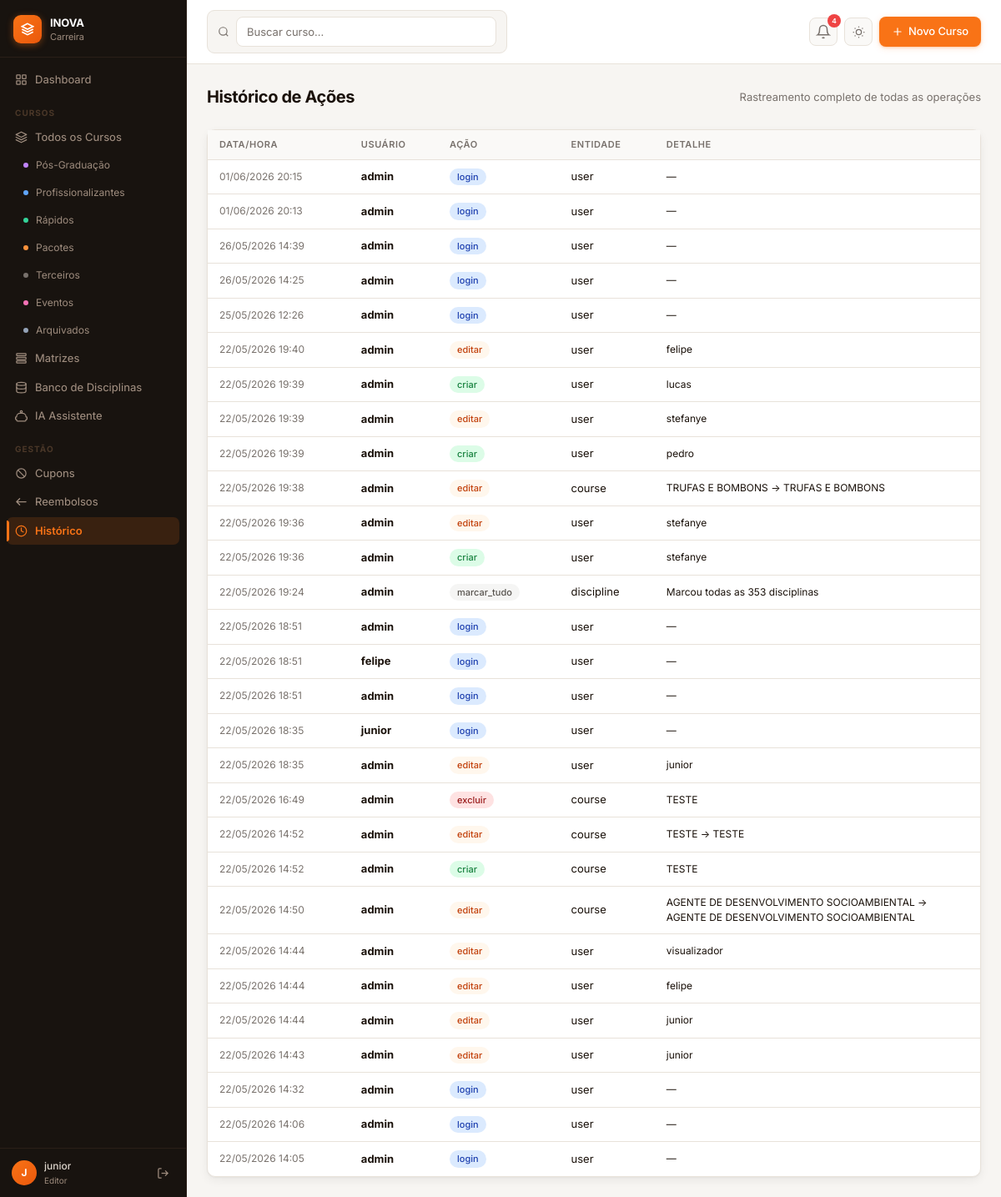
Page /historico (signed in) on the earlier database version.
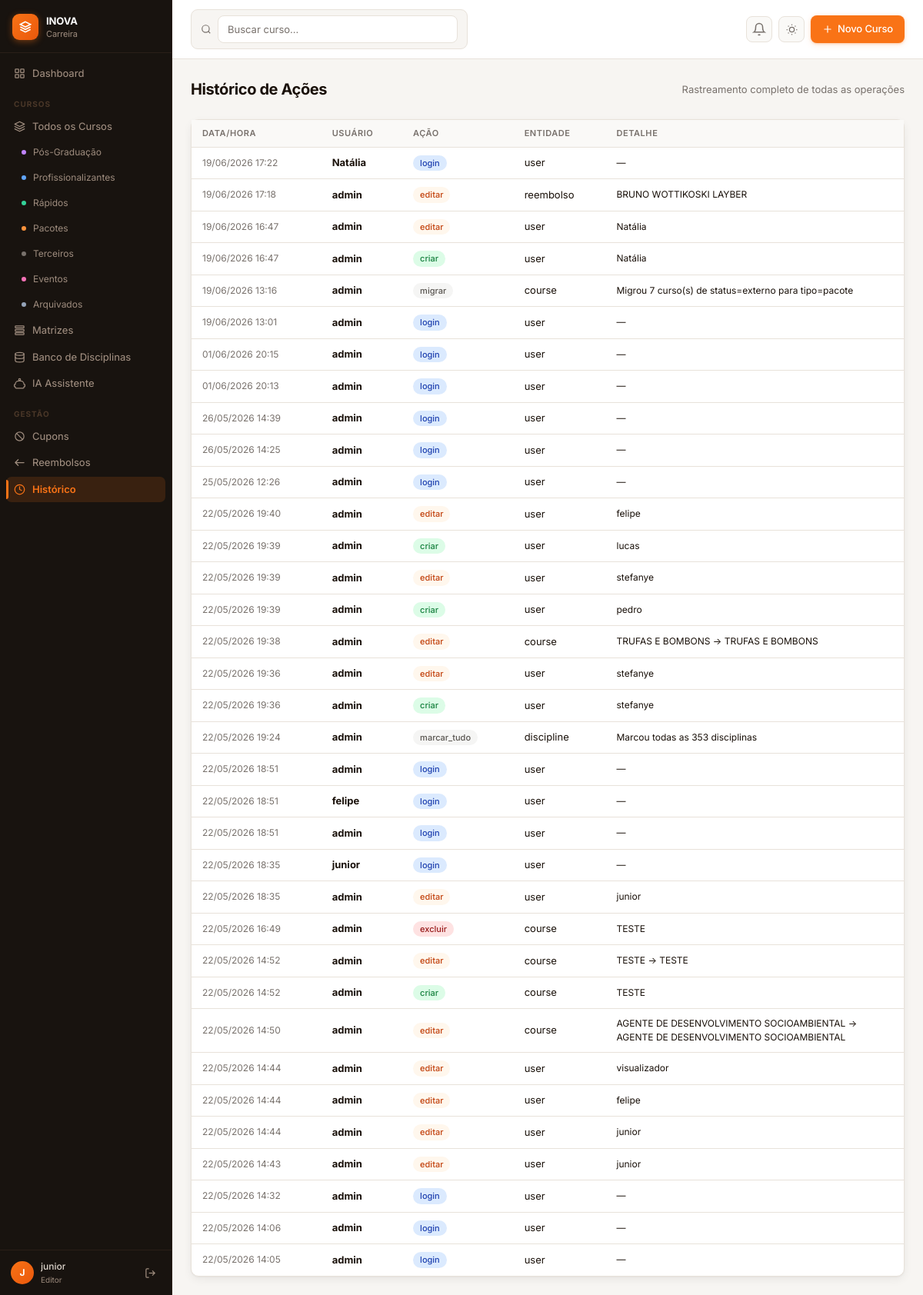
Same page on the later database version.
### app.py (models this page shows, shortened)
class User(db.Model):
    id           = db.Column(db.Integer, primary_key=True)
    username     = db.Column(db.String(80), unique=True, nullable=False)
    password     = db.Column(db.String(200), nullable=False)
    role         = db.Column(db.String(20), default='viewer')  # admin, editor, viewer
    permissoes   = db.Column(db.Text, default='{}')  # JSON com permissoes especificas
    created_at   = db.Column(db.DateTime, default=datetime.utcnow)
    def _p(self):
        try:
            return json.loads(self.permissoes or '{}')
        except:
            return {}
    def can_manage_cupons(self):
        if self.role == 'admin': return True
        if self._p().get('block_cupons'): return False
        return self.role == 'editor' or self._p().get('cupons_gerenciar', False)
    def can_manage_reembolsos(self):
        if self.role == 'admin': return True
        if self._p().get('block_reembolsos'): return False
        return self.role == 'editor' or self._p().get('reembolsos_gerenciar', False)
    def can_view_historico(self):
        if self.role == 'admin': return True
        if self._p().get('block_historico'): return False
        return self.role == 'editor' or self._p().get('historico_ver', False)

class AuditLog(db.Model):
    id         = db.Column(db.Integer, primary_key=True)
    user_id    = db.Column(db.Integer, db.ForeignKey('user.id'))
    username   = db.Column(db.String(80))
    action     = db.Column(db.String(50))   # criar, editar, excluir, login
    entity     = db.Column(db.String(50))   # course, user, cupom
    entity_id  = db.Column(db.Integer)
    detail     = db.Column(db.Text)         # JSON do que mudou
    timestamp  = db.Column(db.DateTime, default=datetime.utcnow)

### app.py (the view)
@app.route('/historico')
@perm_check('can_view_historico')
def historico():
    page = request.args.get('page', 1, type=int)
    logs = AuditLog.query.order_by(AuditLog.timestamp.desc()).paginate(page=page, per_page=50)
    return render_template('historico.html', logs=logs)

### app.py (called while the page is built, shortened)
def perm_check(check_fn_name):
    def decorator(f):
        @wraps(f)
        def decorated(*args, **kwargs):
            if 'user_id' not in session:
                return redirect(url_for('login'))
            u = User.query.get(session['user_id'])
            if not u or not getattr(u, check_fn_name)():
                flash('Você não tem permissão para acessar esta seção.', 'danger')
                return redirect(url_for('dashboard'))
            return f(*args, **kwargs)
        return decorated
    return decorator

@app.context_processor
def inject_now():
    return {'now': datetime.now}

@app.before_request
def ensure_db():
    global _db_ready

### templates/historico.html (shortened to what this page needs)
{% extends 'base.html' %}
{% block content %}
<div class="page">
  <div class="page-header">
    <div class="page-title">Histórico de Ações</div>
    <div class="page-subtitle">Rastreamento completo de todas as operações</div>
  </div>
  <div class="card">
    <div class="table-wrapper">
      <table>
        <thead><tr><th>Data/Hora</th><th>Usuário</th><th>Ação</th><th>Entidade</th><th>Detalhe</th></tr></thead>
        <tbody>
          {% for log in logs.items %}
          <tr>
            <td style="font-size:12px;color:var(--text-muted);white-space:nowrap">{{ log.timestamp.strftime('%d/%m/%Y %H:%M') }}</td>
            <td><strong>{{ log.username }}</strong></td>
            <td>
              {% if log.action == 'criar' %}<span class="badge badge-ativo">criar</span>
              {% elif log.action == 'editar' %}<span class="badge badge-em_edicao">editar</span>
              {% elif log.action in ['excluir','arquivar'] %}<span class="badge badge-descontinuado">{{ log.action }}</span>
              {% elif log.action == 'login' %}<span class="badge badge-profissionalizante">login</span>
              {% else %}<span class="badge badge-oculto">{{ log.action }}</span>
              {% endif %}
            </td>
            <td>{{ log.entity }}</td>
            <td style="font-size:12px;max-width:300px">{{ log.detail or '—' }}</td>
          </tr>
          {% else %}
          <tr><td colspan="5" style="text-align:center;color:var(--text-muted);padding:32px">Nenhum registro.</td></tr>
          {% endfor %}
        </tbody>
      </table>
    </div>
  </div>
</div>
{% endblock %}

### templates/base.html (shortened to what this page needs)
<!DOCTYPE html>
<html lang="pt-BR" data-theme="light">
<head>
  <link rel="stylesheet" href="{{ url_for('static', filename='css/style.css') }}">
</head>
<body>
<div class="app-layout">
  <aside class="sidebar">
    <div class="sidebar-logo">
      <div class="logo-icon">
        <svg viewBox="0 0 24 24" fill="none" stroke="#fff" stroke-width="2.5" style="width:16px;height:16px">
          <path d="M12 2L2 7l10 5 10-5-10-5zM2 17l10 5 10-5M2 12l10 5 10-5"/>
        </svg>
      </div>
      <span class="logo-text">INOVA<br><small>Carreira</small></span>
    </div>
    <nav class="sidebar-nav">
      <a href="{{ url_for('dashboard') }}" class="nav-item {% if request.endpoint=='dashboard' %}active{% endif %}">
        <svg viewBox="0 0 24 24"><rect x="3" y="3" width="7" height="7" rx="1"/><rect x="14" y="3" width="7" height="7" rx="1"/><rect x="3" y="14" width="7" height="7" rx="1"/><rect x="14" y="14" width="7" height="7" rx="1"/></svg>
        Dashboard
      </a>
      <div class="nav-section">CURSOS</div>
      {% set cur_tipo = request.args.get('tipo', c.tipo if (request.endpoint == 'curso_detalhe' and c is defined) else '') %}
      {% set em_curso = request.endpoint in ['cursos','curso_detalhe','curso_novo','curso_editar'] %}
      <a href="{{ url_for('cursos') }}" class="nav-item {% if em_curso and not cur_tipo %}active{% endif %}">
        <svg viewBox="0 0 24 24"><path d="M12 2L2 7l10 5 10-5-10-5zM2 17l10 5 10-5M2 12l10 5 10-5"/></svg>
        Todos os Cursos
      </a>
      <a href="{{ url_for('cursos', tipo='pos') }}" class="nav-item nav-sub {% if em_curso and cur_tipo=='pos' %}active{% endif %}">
        <span class="dot dot-purple"></span> Pós-Graduação
      </a>
      <a href="{{ url_for('cursos', tipo='profissionalizante') }}" class="nav-item nav-sub {% if em_curso and cur_tipo=='profissionalizante' %}active{% endif %}">
        <span class="dot dot-blue"></span> Profissionalizantes
      </a>
      <a href="{{ url_for('cursos', tipo='rapido') }}" class="nav-item nav-sub {% if em_curso and cur_tipo=='rapido' %}active{% endif %}">
        <span class="dot dot-green"></span> Rápidos
      </a>
      <a href="{{ url_for('pacotes') }}" class="nav-item nav-sub {% if request.endpoint=='pacotes' %}active{% endif %}">
        <span class="dot dot-orange"></span> Pacotes
      </a>
      <a href="{{ url_for('cursos', tipo='terceiros') }}" class="nav-item nav-sub {% if em_curso and cur_tipo=='terceiros' %}active{% endif %}">
        <span class="dot dot-gray"></span> Terceiros
      </a>
      <a href="{{ url_for('cursos', tipo='evento') }}" class="nav-item nav-sub {% if em_curso and cur_tipo=='evento' %}active{% endif %}">
        <span class="dot dot-pink"></span> Eventos
      </a>
      {% set cur_status = request.args.get('status','') %}
      <a href="{{ url_for('cursos', status='descontinuado') }}" class="nav-item nav-sub {% if em_curso and cur_status=='descontinuado' %}active{% endif %}">
        <span class="dot" style="background:#94a3b8"></span> Arquivados
      </a>
      <a href="{{ url_for('matrizes') }}" class="nav-item {% if request.endpoint in ['matrizes','matrizes_relatorio'] %}active{% endif %}">
        <svg viewBox="0 0 24 24"><rect x="3" y="3" width="18" height="4" rx="1"/><rect x="3" y="10" width="18" height="4" rx="1"/><rect x="3" y="17" width="18" height="4" rx="1"/></svg>
        Matrizes
      </a>
      <a href="{{ url_for('banco_disciplinas') }}" class="nav-item {% if request.endpoint=='banco_disciplinas' %}active{% endif %}">
        <svg viewBox="0 0 24 24"><ellipse cx="12" cy="5" rx="9" ry="3"/><path d="M21 12c0 1.66-4 3-9 3s-9-1.34-9-3"/><path d="M3 5v14c0 1.66 4 3 9 3s9-1.34 9-3V5"/></svg>
        Banco de Disciplinas
      </a>
      <a href="{{ url_for('ia_assistente') }}" class="nav-item {% if request.endpoint=='ia_assistente' %}active{% endif %}">
        <svg viewBox="0 0 24 24"><path d="M12 2a2 2 0 0 1 2 2c0 .74-.4 1.39-1 1.73V7h1a7 7 0 0 1 7 7h1a1 1 0 0 1 1 1v3a1 1 0 0 1-1 1h-1v1a2 2 0 0 1-2 2H5a2 2 0 0 1-2-2v-1H2a1 1 0 0 1-1-1v-3a1 1 0 0 1 1-1h1a7 7 0 0 1 7-7h1V5.73c-.6-.34-1-.99-1-1.73a2 2 0 0 1 2-2z"/></svg>
        IA Assistente
      </a>
      {% if can_cupons or can_reembolsos or can_historico %}
      <div class="nav-section">GESTÃO</div>
      {% endif %}
      {% if can_cupons %}
      <a href="{{ url_for('cupons') }}" class="nav-item {% if 'cupom' in request.endpoint %}active{% endif %}">
        <svg viewBox="0 0 24 24"><path d="M7 7h.01M17 17h.01M3 12a9 9 0 1 0 18 0 9 9 0 0 0-18 0M7 7l10 10"/></svg>
        Cupons
      </a>
      {% endif %}
      {% if can_reembolsos %}
      <a href="{{ url_for('reembolsos') }}" class="nav-item {% if 'reembolso' in request.endpoint %}active{% endif %}">
        <svg viewBox="0 0 24 24"><path d="M3 12h18M3 12l6-6M3 12l6 6"/></svg>
        Reembolsos
      </a>
      {% endif %}
      {% if can_historico %}
      <a href="{{ url_for('historico') }}" class="nav-item {% if request.endpoint=='historico' %}active{% endif %}">
        <svg viewBox="0 0 24 24"><circle cx="12" cy="12" r="10"/><path d="M12 6v6l4 2"/></svg>
        Histórico
      </a>
      {% endif %}
    </nav>
    <div class="sidebar-footer">
      <div class="user-info">
        <div class="user-avatar">{{ session.username[0]|upper }}</div>
        <div>
          <div class="user-name">{{ session.username }}</div>
          <div class="user-role">{{ session.role }}</div>
        </div>
      </div>
      <a href="{{ url_for('logout') }}" class="logout-btn" title="Sair">
        <svg viewBox="0 0 24 24"><path d="M9 21H5a2 2 0 0 1-2-2V5a2 2 0 0 1 2-2h4"/><polyline points="16 17 21 12 16 7"/><line x1="21" y1="12" x2="9" y2="12"/></svg>
      </a>
    </div>
  </aside>
  <main class="main-content">
    <div class="topbar">
      <div class="search-bar">
        <svg viewBox="0 0 24 24" fill="none" stroke="currentColor" stroke-width="2"><circle cx="11" cy="11" r="8"/><path d="m21 21-4.35-4.35"/></svg>
        <input type="text" id="globalSearch" placeholder="Buscar curso..." autocomplete="off">
      </div>
      <div class="topbar-actions">
        <div class="notif-wrap">
          {% set total_badge = (notif_count + admin_finalizado_count) if session.role == 'admin' else notif_count %}
          <button class="theme-toggle" id="notifBtn" onclick="toggleNotif(event)" title="Notificações" style="position:relative">
            <svg viewBox="0 0 24 24" fill="none" stroke="currentColor" stroke-width="2" style="width:18px;height:18px">
              <path d="M18 8A6 6 0 0 0 6 8c0 7-3 9-3 9h18s-3-2-3-9"/>
              <path d="M13.73 21a2 2 0 0 1-3.46 0"/>
            </svg>
            {% if total_badge > 0 %}
            <span style="position:absolute;top:-5px;right:-5px;background:#ef4444;color:#fff;
                         border-radius:50%;min-width:16px;height:16px;font-size:9px;font-weight:700;
                         display:flex;align-items:center;justify-content:center;padding:0 2px;line-height:1">
              {{ total_badge if total_badge < 100 else '99+' }}
            </span>
            {% endif %}
          </button>
        </div>
        <button class="theme-toggle" onclick="toggleTheme()" title="Alternar tema claro/escuro" aria-label="Alternar tema">
        </button>
        {% if session.role in ['admin','editor'] %}
        <a href="{{ url_for('curso_novo') }}" class="btn btn-primary">
          <svg viewBox="0 0 24 24" fill="none" stroke="currentColor" stroke-width="2.5"><line x1="12" y1="5" x2="12" y2="19"/><line x1="5" y1="12" x2="19" y2="12"/></svg>
          Novo Curso
        </a>
        {% endif %}
      </div>
    </div>
    {% block content %}{% endblock %}
  </main>
</div>
</body>
</html>

Differences in the rows shown:
added AuditLog: timestamp "19/06/2026 17:22", username "Natália", action "login", entity "user", detail "—"
added AuditLog: timestamp "19/06/2026 17:18", username "admin", action "editar", entity "reembolso", detail "BRUNO WOTTIKOSKI LAYBER"
added AuditLog: timestamp "19/06/2026 16:47", username "admin", action "editar", entity "user", detail "Natália"
added AuditLog: timestamp "19/06/2026 16:47", username "admin", action "criar", entity "user", detail "Natália"
added AuditLog: timestamp "19/06/2026 13:16", username "admin", action "migrar", entity "course", detail "Migrou 7 curso(s) de status=externo para tipo=pacote"
added AuditLog: timestamp "19/06/2026 13:01", username "admin", action "login", entity "user", detail "—"
Other differences:
{{ total_badge if total_badge < 100 else '99+' }}: "4" → (not shown)
